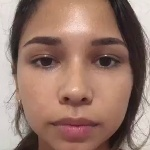
#> input picture ReconocimientoEmociones/data/Enojo/rotro_0.jpg, 150 x 150 px, found by its file name; its folder holds only this picture in this run
$ python entrenamientoRF.py
#> lines starting #> are read from the running program, lines starting #| are printed output that depends on the picture
import cv2
import os
import numpy as np


dataPath = r'C:\Users\JANUS\OneDrive\Documentos\Reconocimiento facial\Data' #Cambia a la ruta donde hayas almacenado Data
peopleList = os.listdir(dataPath)
print('Lista de personas: ', peopleList)

labels = []
facesData = []
label = 0

for nameDir in peopleList:
	personPath = dataPath + '/' + nameDir
	print('Leyendo las imágenes')

	for fileName in os.listdir(personPath):
		print('Rostros: ', nameDir + '/' + fileName)
		labels.append(label)
		facesData.append(cv2.imread(personPath+'/'+fileName,0))
		image = cv2.imread(personPath+'/'+fileName,0)
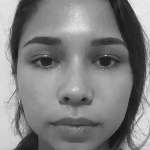
#> image: shape (150, 150); min 18, max 237, mean 127.8
		cv2.imshow('image',image)
		cv2.waitKey(10)
	label = label + 1
#> pass 2 of the loop `for nameDir in peopleList:`:
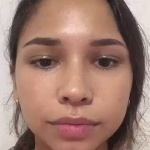
#> input picture ReconocimientoEmociones/data/Felicidad/rotro_1.jpg, 150 x 150 px, found by its file name
#> `image = cv2.imread(personPath+'/'+fileName,0)`:
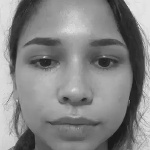
#> image: shape (150, 150); min 20, max 236, mean 132.8

#print('labels= ',labels)
#print('Número de etiquetas 0: ',np.count_nonzero(np.array(labels)==0))
#print('Número de etiquetas 1: ',np.count_nonzero(np.array(labels)==1))

# Métodos para entrenar el reconocedor
face_recognizer = cv2.face.EigenFaceRecognizer_create()
#face_recognizer = cv2.face.FisherFaceRecognizer_create()
#face_recognizer = cv2.face.LBPHFaceRecognizer_create()

# Entrenando el reconocedor de rostros
print("Entrenando...")
face_recognizer.train(facesData, np.array(labels))

# Almacenando el modelo obtenido
face_recognizer.write('modeloEigenFace.xml')
#face_recognizer.write('modeloFisherFace.xml')
#face_recognizer.write('modeloLBPHFace.xml')
print("Modelo almacenado...")
